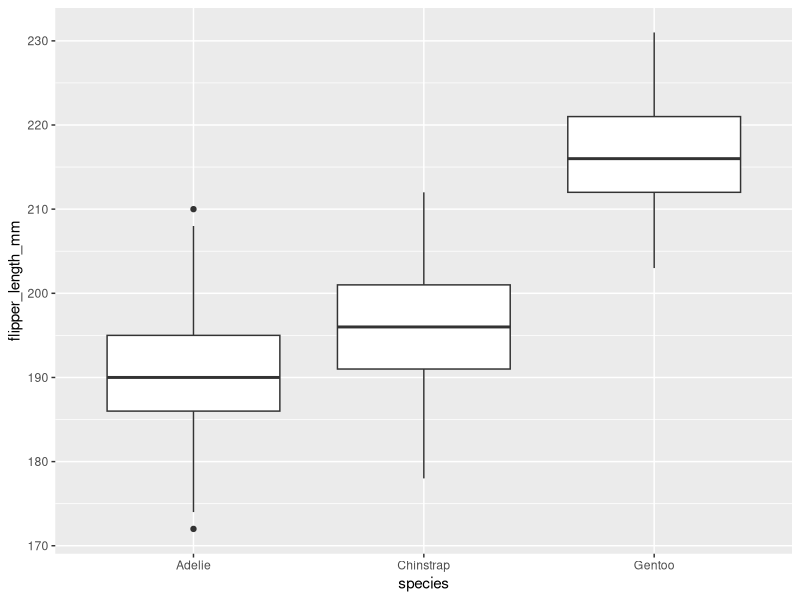
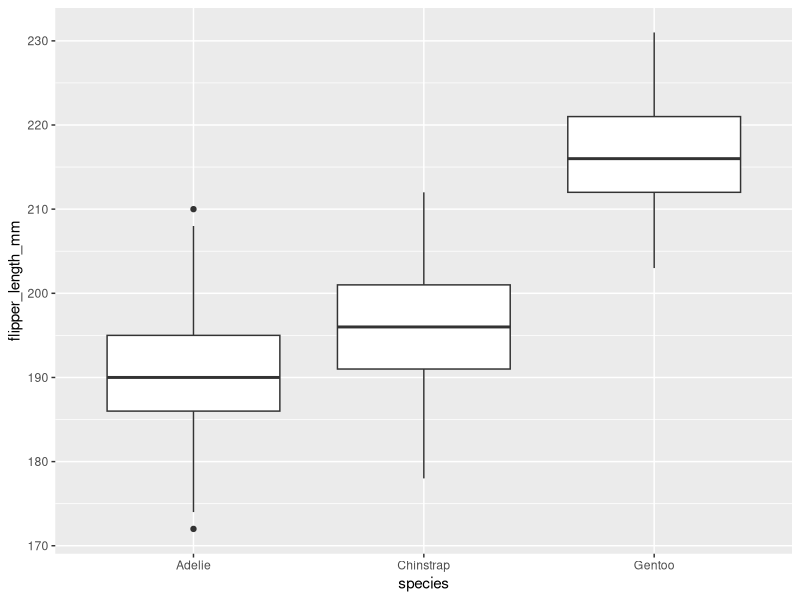

These figures' R source, in order:
## ---- chunk 1
knitr::opts_chunk$set(echo = TRUE)
## ---- chunk 2
#Load the necessary packages
library(tidyverse)
library(palmerpenguins)
## ---- chunk 3
#This package is a bit different in reading in the data, notice that if you run the variable 'penguins' its already stored and ready to go. To keep track of it however, lets store it using the following line of code
penguins <- penguins
## ---- chunk 4
#The function head() allows you to look at the first 5 rows of your data. Go ahead and run head() on the variable penguins and check out the output.


#Notice that there is more columns than displayed, so you would need to scroll through these to see every name. If your looking for a good way to find all the names of your columns (a very important thing to know when using dplyr), you can simply use the names() fxn on penguins. Go ahead and try this



#Another helpful tip for prepping your data wrangling skills is using the unique() fxn. This fxn allows you to see all the unique outputs for a column, which is helpful if your trying to find specific instances of something in your data set.Try looking at what islands are recorded in our data set. To do this, you need to use the unique function and inside the argument you need to specify the data set (penguins) and use the '$' followed by the column name of interest. The '$' is telling R that you want to pull a subset of the data (islands in this case) from the dataframe (penguins in this case). 

## ---- chunk 5
#Lets try creating a new data frame called adelie. In this data frame utilize the filter() fxn in order to filter down the 'species' column to only include the 'Adelie' penguins. 







#When you finish, try control/command clicking the variable adelie. This should open a new window in R that allows you to look at the dataset. Notice that only Adelie penguins are kept. 
## ---- chunk 6
#Try creating a new variable called gentoo_dream that only contains observations that feature 'Gentoo'  penguins on the island 'Dream'. Hint: To add another column to filter by, use the '&' operator OR ',' after species == 'Adelie'



## ---- chunk 7
#Say that I wanted to filter out my penguins data set to only include penguins with a bill length of greater than 40 mm, and store this as the variable 'penguins_w_long_bills'. How would I do this?
#Hint: It necessary to know your column name to use the filter fxn, so what function gives us the name of all the columns?

## ---- chunk 8
#Now lets try filtering out the penguins data set to only include chinstrap penguins that have bills less than or equal to 40 mm. Call this variable chinstraps_w_short_bills


## ---- chunk 9
#Lets create a new column in a new df that has the penguins flipper length in meters. Call this new df penguin_flippers


## ---- chunk 10
#You can create multiple columns using a single mutate() fxn simply by using the '&' or ',' operators like with filter. Try making a new df called 'flippers_and_weight' that has two additional rows: the first being the flipper length in meters and the second being the penguins body mass in kg.



## ---- chunk 11
#Create a new data frame called 'penguins_bill_ratio_2008'. For this dataframe only include penguins from 2008, and create a new column called 'bill_ratio' that has the ratio of bill length to bill depth. Hint: ratio means creating a fraction. 


## ---- chunk 12
#Create a new data frame called 'female_penguins_small'. For this data frame keep only female penguins and create a new column for body mass in kg called body_mass_kg, then filter to only include the penguins with mass less than or equal to 3 kg. 



  
## ---- chunk 13
#How would I create a df called 'penguins_years_islands' that only includes the columns for penguin species, the islands they live on, and the years they were observed?


## ---- chunk 14
#Create a new df called 'homeless_penguins' and disclude the island column 


## ---- chunk 15
#Since this ones a bit more indepth lets show an example. If I wanted to create a table showing the mean masses of the penguins in relation to their species I could run the following

penguins %>% 
  group_by(species) %>% 
  summarize(mass_mean = mean(body_mass_g, na.rm = TRUE)) #Note that the na.rm = TRUE just means that missing values in the data set are excluded. 
## ---- chunk 16
#Now, create a table from the dataset penguins that calculates the mean flipper size by the gender of the penguin

## ---- chunk 17
#Design some code that will find which of the islands has the chonckiest (heaviest mean body mass) male penguins!




## ---- chunk 18
#Design some code that will create a new data frame with the following: All of the original columns in the penguins data set are present except for bill length and bill depth. There is a new column called 'observation' that specifies the numerical order of observations (row 1 = observation 1, row 5 = observation 5, etc) Finally this data does NOT include any NA values for the gender of the penguin. 

#Hint! seq(1:n()) can be used as the function to create numeric values associated with row 1 to row n of your data frame

#Hint! NA values can be discluded by using the following fxn: drop_na()


#Notice that there could be gaps in your observation numbers depending on how you wrote your code (ex observation 3 to 5). Why do you think this happened? What could you do to change this? Why might it be important to keep it one way or the other? 
## ---- chunk 19

#Lets do a sample study! I want you to create a data frame that only includes the columns species, bill length, and flipper length. In this new data frame, create 2 new columns that are bill length and flipper length in meters. Now use what you know to answer the following question. What is the mean ratio of bill length to flipper length of Adelie penguins for each of the islands. 


  
## ---- chunk 20
#Lets give an example so that we have a basic structure
ggplot(data = penguins, aes(x = species, y = flipper_length_mm)) +
  geom_boxplot()
#Notice however that we have a message that appears talking about two rows being missing due to 'non-finite values' Usually this is because of NAs being recorded in the columns, so we can use what we know to clean our data up and plot it again. 
penguins_cleaned <- penguins %>% 
  drop_na(species, flipper_length_mm)
#And now plot, notice there is no message this time 
ggplot(data = penguins_cleaned, aes(x = species, y = flipper_length_mm)) +
  geom_boxplot()
## ---- chunk 21
#Create a new data frame called 'penguins_plot'. In this new data frame I want you to create a new column called 'bill_ratio' that takes the ratio of bill length to bill depth. Also make sure to disclude any NAs. Now use your ggplot skills to anwser the following question using a boxplot: Which penguin species has the largerst median size bill ratio? 


#Recall that the line in the middle of the box and whisker plot is the median. 

## ---- chunk 22
#Now lets make a scatter plot only using specific penguins. Create a new data frame called 'chinstrap_comparison' that includes the following specifications: Chinstrap penguins, Males, on Dream island. Now visualize a scatter plot of these male chinstrap penguins where you plot their mass against flipper length. 


